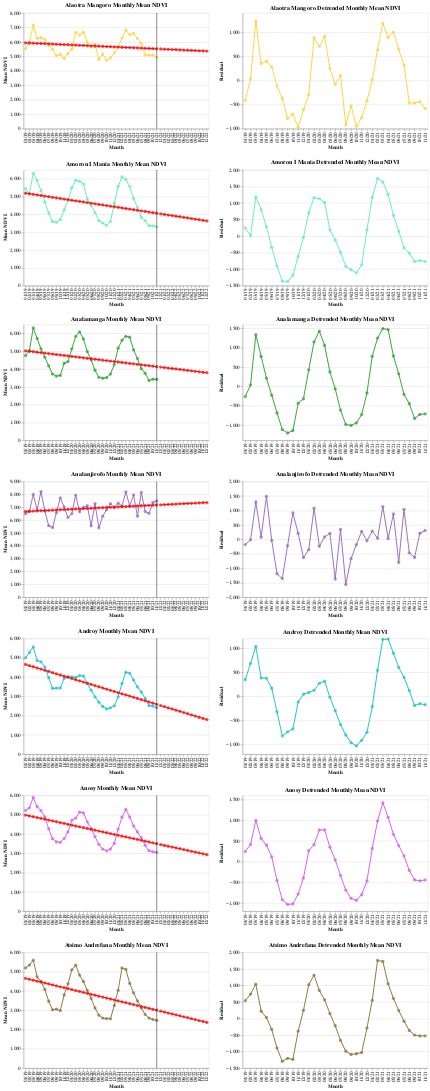

Source (notebook cell):
### Code cell
# linear regression with subset of 7 administrative districts

charts_1, mseLinearMod = [], dict()
colors = ["#FFD13C", "#61ECB6", "#2ca02c", "#9467bd", "#17becf", "#D159F2", "#877138"]

for i in list(zip(adminStats["Region"].unique(), colors)):
    dfSubset = adminStats[adminStats["Region"] == i[0]]
    trainFeatures, target = dfSubset["Years Since Epoch (t)"].values.reshape(35,1), dfSubset["Mean NDVI"].values.reshape(35,1)
    predFeatures = np.reshape(epochs2022, (13, 1))

    linearMod = LinearRegression().fit(trainFeatures, target)
    dfSubset["Fitted Mean NDVI"] = np.round(linearMod.predict(trainFeatures), 3)
    dfSubset["Residual"] = np.round(target - linearMod.predict(trainFeatures), 3)
    mseLinearMod[i[0]] = np.mean(np.square(dfSubset["Residual"]))

    predDf = pd.DataFrame({"Month": formattedAxisDates[35:],
                           "Region": [i[0]] * 13,
                           "Predicted Mean NDVI": linearMod.predict(predFeatures).flatten()}).round(3)

    charts_1.append(plotCharts(df_1=dfSubset, df_2=predDf,
                               color=i[1], region=i[0]))

alt.vconcat(*charts_1)
